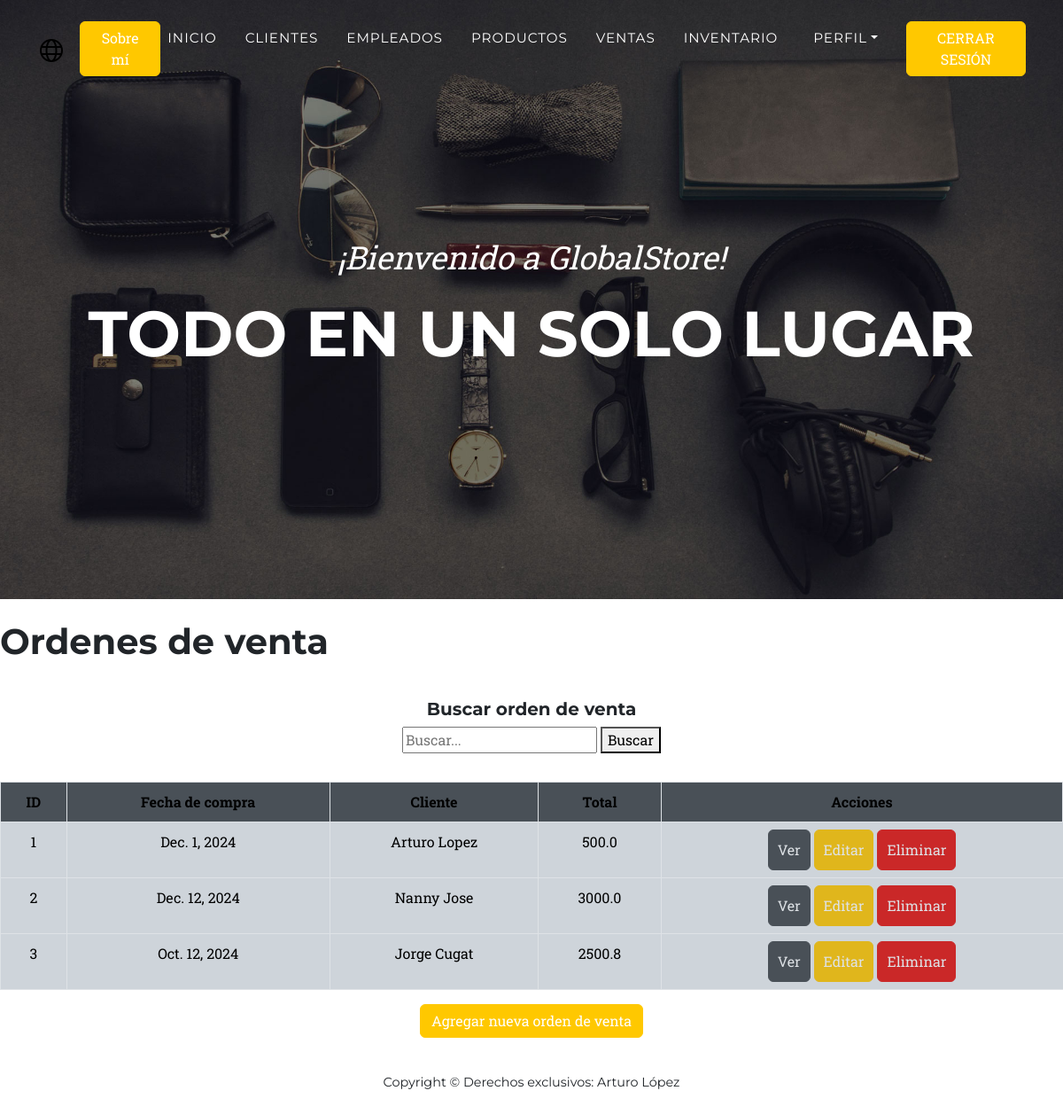
Page /info_app/ventas/ (signed in) on the earlier database version.
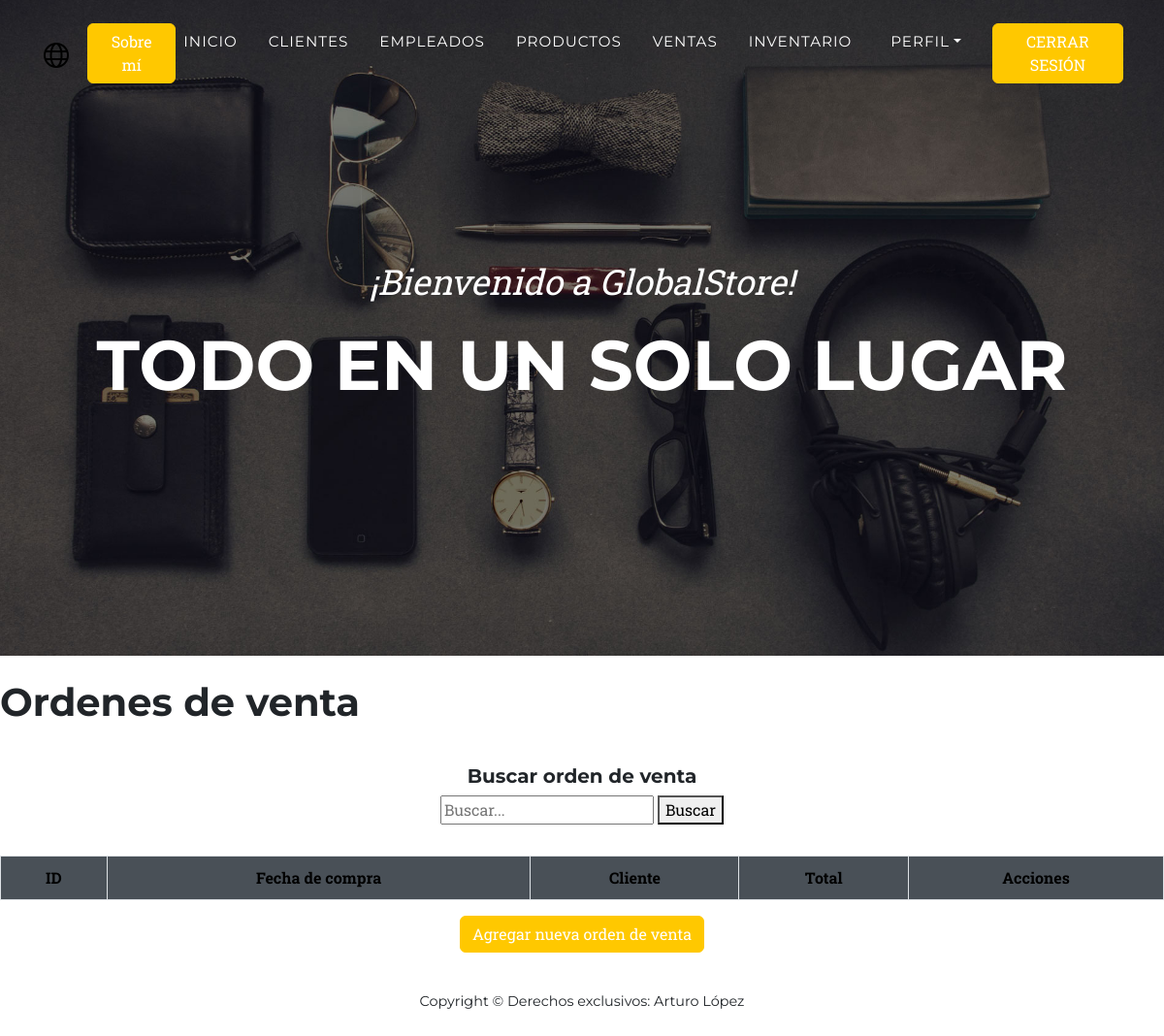
Same page on the later database version.
### info_app/models.py (models this page shows)
class Venta(models.Model):
    fecha_venta=models.DateField()
    cliente=models.CharField(max_length=30)
    empleado=models.CharField(max_length=30)
    total=models.FloatField()

### info_app/views.py (the view)
# urls.py: path('ventas/',ventas,name="ventas"),
@login_required(login_url='login')
def ventas(request):
    query=request.GET.get("q")
    if query:
        venta=Venta.objects.filter(Q(id__icontains=query) |
                                Q(cliente__icontains=query) )
    else:
        venta=Venta.objects.all()
    contexto={"venta":venta}
    return render(request,"info_app/ventas.html",contexto)

### info_app/templates/info_app/ventas.html (shortened to what this page needs)
{% extends 'info_app/base.html' %}
{% load static %}
{% block content %}
<br>
<h1>Ordenes de venta</h1>
<br>
<h5 class="text-center mt-2">Buscar orden de venta</h5>
<div class="d-flex flex-column align-items-center mb-2">
<form action="" method="GET">
<input type="text" name="q" placeholder="Buscar..." required>
<button type="submit">Buscar</button>
</form>
<br>
    <table class="text-center mt-2 table" style="width: 100%; border-collapse: collapse;">
        <thead>
            <tr style="background-color: #495057; color: #000f; text-align: center;">
                <th scope="col" style="padding: 10px; border: 1px solid #dee2e6;">ID</th>
                <th scope="col" style="padding: 10px; border: 1px solid #dee2e6;">Fecha de compra</th>
                <th scope="col" style="padding: 10px; border: 1px solid #dee2e6;">Cliente</th>
                <th scope="col" style="padding: 10px; border: 1px solid #dee2e6;">Total</th>
                <th scope="col" style="padding: 10px; border: 1px solid #dee2e6;">Acciones</th>
            </tr>
        </thead>
        <tbody>
            {% for i in venta %}
            <tr style="background-color: #ced4da; color: #000; text-align: center;">
                <td style="padding: 10px; border: 1px solid #dee2e6;">{{ i.id }}</td>
                <td style="padding: 10px; border: 1px solid #dee2e6;">{{ i.fecha_venta}}</td>
                <td style="padding: 10px; border: 1px solid #dee2e6;">{{ i.cliente }}</td>
                <td style="padding: 10px; border: 1px solid #dee2e6;">{{ i.total }}</td>
                <td>
                    {% if user.is_superuser %}
                        <a style="background-color:#495057;color: #dee2e6; padding: 10px; border: 1px solid #495057;" class="btn" href="{% url 'ver_venta' i.id %}">Ver </a>
                        <a style="background-color:#e0b61c;color: #dee2e6; padding: 10px; border: 1px solid #e0b61c;" class="btn" href="{% url 'editar_venta' i.id %}">Editar </a>
                        <a style="background-color:#ca2828;color: #dee2e6; padding: 10px; border: 1px solid #ca2828;" class="btn" href="{% url 'eliminar_venta' i.id %}">Eliminar </a>
                    {% else %}
                        <a style="background-color:#495057;color: #dee2e6; padding: 10px; border: 1px solid #495057;" class="btn" href="{% url 'ver_venta' i.id %}">Ver </a>
                    {% endif %}
                </td>
            </tr>
            {% endfor %}
        </tbody>
    </table>
    {% if user.is_staff %}
    <a class="btn btn-primary" href="{% url 'formulario_venta' %}">Agregar nueva orden de venta</a>
    {% endif %}
</div>
{% endblock content %}

Differences in the rows shown:
removed Venta: id "1", fecha_venta "Dec. 1, 2024", cliente "Arturo Lopez", total "500.0"
removed Venta: id "2", fecha_venta "Dec. 12, 2024", cliente "Nanny Jose", total "3000.0"
removed Venta: id "3", fecha_venta "Oct. 12, 2024", cliente "Jorge Cugat", total "2500.8"
